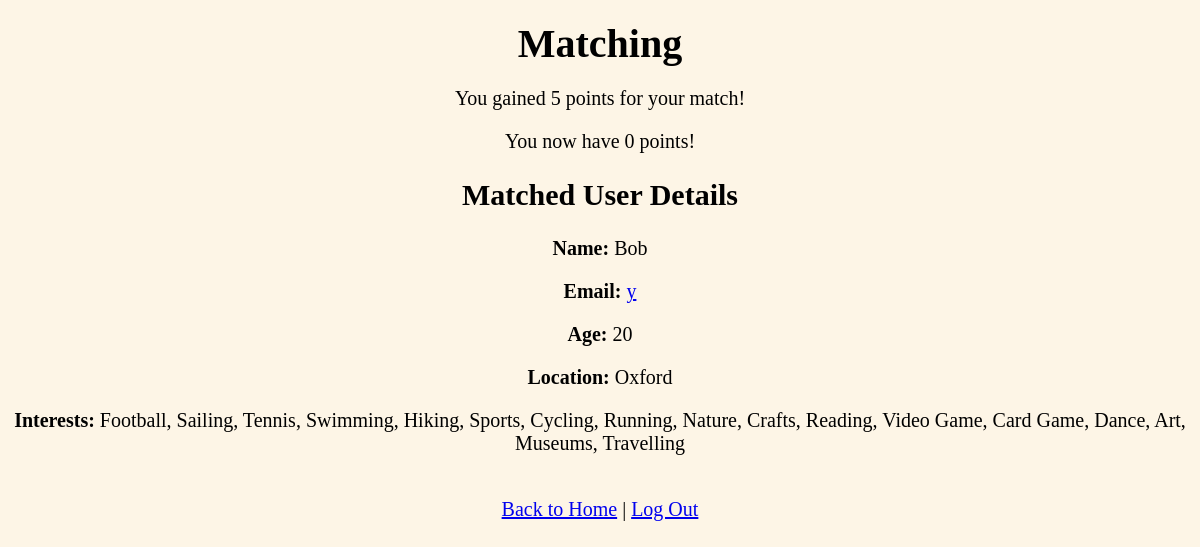
/matching (signed in), run on an earlier commit of the app's database.
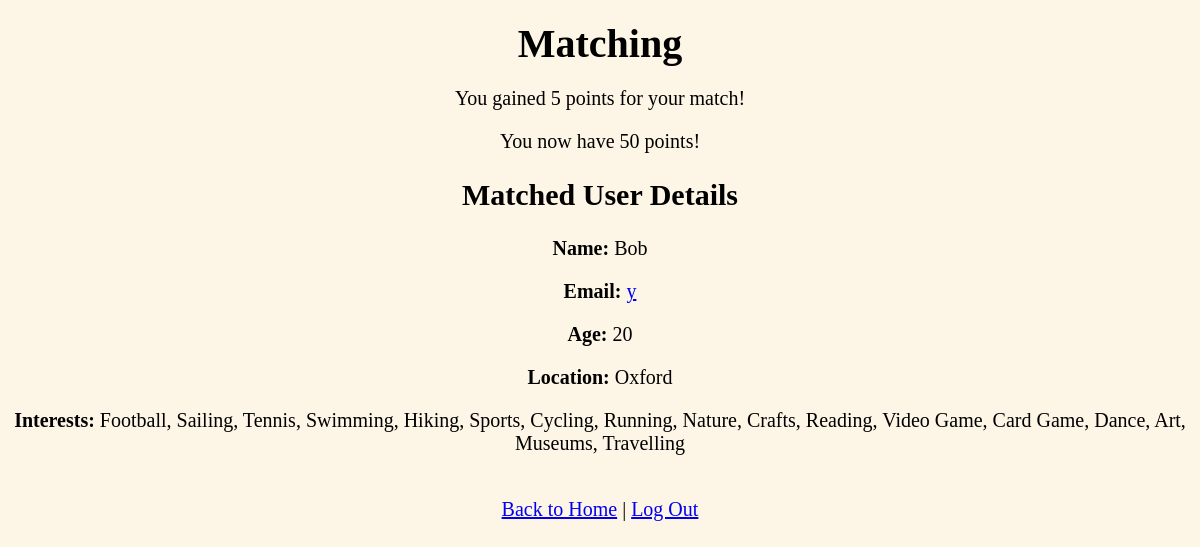
And on a later commit of the database.
### app.py (models this page shows, shortened)
class User(UserMixin, db.Model):
    __tablename__ = 'users'  # Optional: specify table name
    id = db.Column(db.Integer, primary_key=True)
    name = db.Column(db.String(100), nullable=False)
    password_hash = db.Column(db.String(128), nullable=False)
    points = db.Column(db.Integer, default=0)
    age = db.Column(db.Integer, nullable=False)
    location = db.Column(db.String(100), nullable=False)
    email = db.Column(db.String(100), nullable=False)
    interests = db.Column(db.String(200), nullable=False)

### app.py (the view)
@app.route('/matching')
@login_required
def matching():
    target_user = current_user
    result = find_closest_match(target_user)
    if result:
        matched_user, similarity_score = result
        current_user.points += 5
        db.session.commit()
        message = f"Congratulations! You've matched with {matched_user.name} and earned 5 points!"
        return render_template('matching.html', user=current_user, matched_user=matched_user, message=message)
    else:
        message = "No matches found."
        return render_template('matching.html', user=current_user, message=message)

### app.py (called while the page is built)
@login_manager.user_loader
def load_user(user_id):
    return User.query.get(int(user_id))

def get_all_people() -> List[Tuple[str, Set[str]]]:
    all_users = User.query.all()
    people_list = []
    for user in all_users:
        interests = set(interest.strip().lower() for interest in user.interests.split(',') if interest.strip())
        people_list.append((user.name, interests))
    return people_list

def jaccard_similarity(set1: Set[str], set2: Set[str]) -> float:
    intersection = set1.intersection(set2)
    union = set1.union(set2)
    if not union:
        return 0.0
    return len(intersection) / len(union)

### templates/matching.html (shortened to what this page needs)
<!DOCTYPE html>
<html>
<head>
    <link rel="stylesheet" type="text/css" href="{{ url_for('static', filename='styles.css') }}">
</head>
<body>
    <h1>Matching</h1>
    {% if matched_user %}
        <p>You gained 5 points for your match!</p>
        <p>You now have {{ user.points }} points!</p>
        <h2>Matched User Details</h2>
        <p><strong>Name:</strong> {{ matched_user.name }}</p>
        <p><strong>Email:</strong> <a href="mailto:{{ matched_user.email }}">{{ matched_user.email }}</a></p>
        <p><strong>Age:</strong> {{ matched_user.age }}</p>
        <p><strong>Location:</strong> {{ matched_user.location }}</p>
        <p><strong>Interests:</strong> {{ matched_user.interests }}</p>
    {% else %}
        <p>{{ message }}</p>
    {% endif %}
    <br>
    <a href="{{ url_for('home') }}">Back to Home</a> |
    <a href="{{ url_for('logout') }}">Log Out</a>
</body>
</html>

What changed in the data, as far as the page shows it:
changed User (number 1 of 2 on the later page): points "0" → "50"
